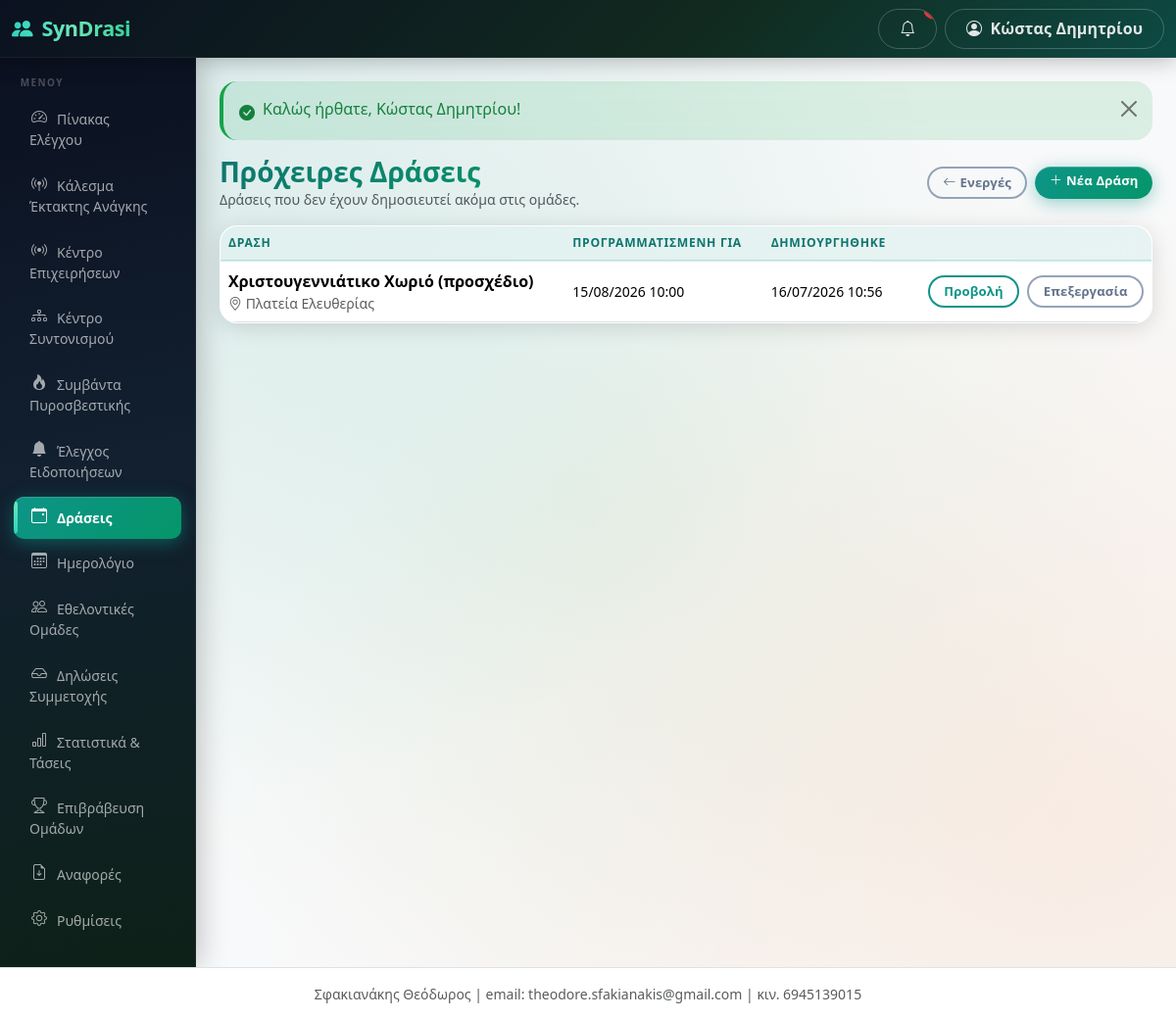
Screenshot of /public/events/drafts (signed in) with the database file from the repository.
### tables this page shows
CREATE TABLE users (
  id INT AUTO_INCREMENT PRIMARY KEY,
  municipality_id INT NULL,
  team_id INT NULL,
  name VARCHAR(255) NOT NULL,
  email VARCHAR(255) NOT NULL UNIQUE,
  phone VARCHAR(50) NULL,
  password_hash VARCHAR(255) NOT NULL,
  role ENUM('super_admin','municipality_admin','team_admin','event_operator') NOT NULL,
  status ENUM('active','inactive') NOT NULL DEFAULT 'active',
  language_code VARCHAR(10) NULL,
  last_login_at DATETIME NULL,
  created_at DATETIME NOT NULL DEFAULT CURRENT_TIMESTAMP,
  updated_at DATETIME NULL ON UPDATE CURRENT_TIMESTAMP,
  INDEX idx_users_municipality_id (municipality_id),
  INDEX idx_users_team_id (team_id),
  FOREIGN KEY (language_code) REFERENCES languages(code)
);

CREATE TABLE events (
  id INT AUTO_INCREMENT PRIMARY KEY,
  municipality_id INT NOT NULL,
  category_id INT NULL,
  title VARCHAR(255) NOT NULL,
  description TEXT NULL,
  location_name VARCHAR(255) NULL,
  address VARCHAR(255) NULL,
  latitude DECIMAL(10,7) NULL,
  longitude DECIMAL(10,7) NULL,
  start_datetime DATETIME NOT NULL,
  end_datetime DATETIME NOT NULL,
  requested_people INT NOT NULL DEFAULT 0,
  requested_vehicle TINYINT(1) NOT NULL DEFAULT 0,
  requested_medical_equipment TINYINT(1) NOT NULL DEFAULT 0,
  requested_items_json TEXT NULL,
  instructions TEXT NULL,
  status ENUM('draft','open','review','confirmed','active','closed','completed','cancelled') NOT NULL DEFAULT 'draft',
  public_token VARCHAR(64) NULL UNIQUE,
  published_at DATETIME NULL,
  created_by INT NOT NULL,
  created_at DATETIME NOT NULL DEFAULT CURRENT_TIMESTAMP,
  updated_at DATETIME NULL ON UPDATE CURRENT_TIMESTAMP,
  last_activity_at DATETIME NULL COMMENT 'bumped by live-ops writes; poll change detection (migration 040)',
  reconciliation_notes TEXT NULL,
  story_token VARCHAR(64) NULL COMMENT 'no-login public Story link',
  story_published_at DATETIME NULL,
  INDEX idx_events_municipality_id (municipality_id),
  INDEX idx_events_status (status),
  INDEX idx_events_start_datetime (start_datetime),
  INDEX idx_events_story_token (story_token),
  INDEX idx_events_muni_status_start (municipality_id, status, start_datetime)
);

### app/Controllers/EventController.php (called while the page is built, shortened)
<?php
class EventController
{
    public function drafts()
    {
        $mid    = current_municipality_id();
        $terms  = authority_context($mid);
        $events = Event::forMunicipalityByStatuses($mid, ['draft']);
        render('events/drafts', [
            'pageTitle' => 'Πρόχειρες ' . $terms['event_plural'],
            'events'    => $events,
            'terms'     => $terms,
        ]);
    }
}

### public/index.php (called while the page is built, shortened)
<?php
require BASE_PATH . '/app/Helpers/functions.php';
require BASE_PATH . '/app/Helpers/Router.php';
spl_autoload_register(function ($class) {
    foreach (['Controllers', 'Models', 'Services'] as $dir) {
        $file = BASE_PATH . '/app/' . $dir . '/' . $class . '.php';
        if (is_file($file)) {
            return;
        }
    }
});
$router = new Router();
$router->dispatch($_SERVER['REQUEST_METHOD'], $_SERVER['REQUEST_URI']);

### app/Middleware/access.php (called while the page is built, shortened)
<?php
function requireLogin()
{
    if (!is_logged_in() || !current_user()) {
        if (wants_json()) {
            json_out(['success' => false, 'message' => 'Απαιτείται σύνδεση.'], 401);
        }
        flash_set('warning', 'Παρακαλούμε συνδεθείτε για να συνεχίσετε.');
        redirect('/login');
    }
}
function requireRole(array $roles)
{
    requireLogin();
}

### config/config.php (called while the page is built)
<?php
return [
    'app_name'    => 'SynDrasi',
    'env'         => env('APP_ENV', 'production'),
    'timezone'    => 'Europe/Athens',
    'footer_text' => ' Σφακιανάκης Θεόδωρος | email: theodore.sfakianakis@gmail.com | κιν. 6945139015',
    'map_refresh_seconds' => 45,
];

### config/database.php (called while the page is built)
<?php
return [
    'host'     => env('DB_HOST', '127.0.0.1'),
    'port'     => env('DB_PORT', '3306'),
    'database' => env('DB_NAME', 'syndrasi'),
    'username' => env('DB_USER', 'root'),
    'password' => env('DB_PASS', ''),
    'charset'  => 'utf8mb4',
];

### app/Models/Notification.php (called while the page is built, shortened)
<?php
class Notification
{
    public static function unreadCount($userId)
    {
        return (int) dbq(
            'SELECT COUNT(*) AS c FROM notifications WHERE user_id = :uid AND is_read = 0',
            ['uid' => $userId]
        )->fetchColumn();
    }
}

### app/Models/MunicipalitySetting.php (called while the page is built, shortened)
<?php
class MunicipalitySetting
{
    public static function get($municipalityId, $key, $default = null)
    {
        static $cache = [];
        $cacheKey = $municipalityId . '.' . $key;
        if (!array_key_exists($cacheKey, $cache)) {
            $val = dbq(
                'SELECT setting_value FROM municipality_settings WHERE municipality_id = :mid AND setting_key = :k LIMIT 1',
                ['mid' => $municipalityId, 'k' => $key]
            )->fetchColumn();
            $cache[$cacheKey] = ($val !== false && $val !== null) ? $val : null;
        }
        return $cache[$cacheKey] ?? $default;
    }
}

### app/Models/Event.php (called while the page is built, shortened)
<?php
class Event
{
    public static function forMunicipalityByStatuses($municipalityId, array $statuses, array $filters = [])
    {
        $placeholders = implode(',', array_fill(0, count($statuses), '?'));
        $params = array_merge([$municipalityId], $statuses);
        $extra = '';
        $stmt = db()->prepare(
            "SELECT e.*, c.name AS category_name,
                    COALESCE(ac.applications_count, 0) AS applications_count,
                    COALESCE(ac.pending_count, 0) AS pending_count
             FROM events e
             LEFT JOIN event_categories c ON c.id = e.category_id
             LEFT JOIN (
                 SELECT event_id,
                        COUNT(*) AS applications_count,
                        SUM(status = 'pending') AS pending_count
                 FROM event_applications
                 GROUP BY event_id
             ) ac ON ac.event_id = e.id
             WHERE e.municipality_id = ? AND e.status IN ($placeholders)
             $extra
             ORDER BY e.start_datetime DESC"
        );
        $stmt->execute($params);
        return $stmt->fetchAll();
    }
}

### views/events/drafts.php (the view)
<?php
$terms = $terms ?? authority_context();
$eventPlural = $terms['event_plural'] ?? 'Δράσεις';
$eventPluralLc = $terms['event_plural_lc'] ?? 'δράσεις';
$eventSingular = $terms['event_singular'] ?? 'Δράση';
?>
<div class="d-flex flex-wrap justify-content-between align-items-center mb-3 gap-2">
  <div>
    <h1 class="h3 mb-0"><?= e(t('events/drafts.001', 'Πρόχειρες')) ?> <?= e($eventPlural) ?></h1>
    <p class="text-muted small mb-0"><?= e($eventPlural) ?> <?= e(t('events/drafts.002', 'που δεν έχουν δημοσιευτεί ακόμα στις ομάδες.')) ?></p>
  </div>
  <div class="d-flex gap-2">
    <a href="<?= e(url('/events')) ?>" class="btn btn-sm btn-outline-secondary">
      <i class="bi bi-arrow-left me-1"></i><?= e(t('events/drafts.003', 'Ενεργές')) ?>
    </a>
    <a href="<?= e(url('/events/create')) ?>" class="btn btn-sm btn-primary">
      <i class="bi bi-plus-lg me-1"></i><?= e($terms['event_new'] ?? 'Νέα Δράση') ?>
    </a>
  </div>
</div>
<?php if (!$events): ?>
  <div class="alert alert-info">
    <?= e(t('events/drafts.010', 'Δεν υπάρχουν πρόχειρες')) ?> <?= e($eventPluralLc) ?>.
    <a href="<?= e(url('/events/create')) ?>"><?= e(t('events/drafts.011', 'Δημιουργήστε μία νέα')) ?> <?= e(mb_strtolower($eventSingular)) ?>.</a>
  </div>
<?php else: ?>
  <div class="card shadow-sm">
    <div class="table-responsive">
      <table class="table table-hover align-middle mb-0">
        <thead class="table-light">
          <tr>
            <th><?= e($eventSingular) ?></th>
            <th><?= e(t('events/drafts.006', 'Προγραμματισμένη για')) ?></th>
            <th><?= e(t('events/drafts.007', 'Δημιουργήθηκε')) ?></th>
            <th></th>
          </tr>
        </thead>
        <tbody>
          <?php foreach ($events as $e): ?>
            <tr>
              <td>
                <strong><?= e($e['title']) ?></strong>
                <?php if ($e['location_name']): ?>
                  <div class="small text-muted"><i class="bi bi-geo-alt"></i> <?= e($e['location_name']) ?></div>
                <?php endif; ?>
              </td>
              <td class="small text-nowrap"><?= e(gr_datetime($e['start_datetime'])) ?></td>
              <td class="small text-nowrap"><?= e(gr_datetime($e['created_at'])) ?></td>
              <td class="text-end text-nowrap">
                <a href="<?= e(url('/events/' . $e['id'])) ?>" class="btn btn-sm btn-outline-primary me-1"><?= e(t('events/drafts.008', 'Προβολή')) ?></a>
                <a href="<?= e(url('/events/' . $e['id'] . '/edit')) ?>" class="btn btn-sm btn-outline-secondary"><?= e(t('events/drafts.009', 'Επεξεργασία')) ?></a>
              </td>
            </tr>
          <?php endforeach; ?>
        </tbody>
      </table>
    </div>
  </div>
<?php endif; ?>

### app/Helpers/Router.php (shortened to what this page needs)
<?php
class Router
{
    private $routes = [];
    public function get($pattern, $handler, array $options = [])
    {
        $this->routes[] = ['GET', $pattern, $handler, $options];
    }
    public function post($pattern, $handler, array $options = [])
    {
        $this->routes[] = ['POST', $pattern, $handler, $options];
    }
    public function dispatch($method, $uri)
    {
        $path = parse_url($uri, PHP_URL_PATH);
        $base = base_uri();
        if ($base !== '' && strpos($path, $base) === 0) {
            $path = substr($path, strlen($base));
        } else {
            $parent = preg_replace('#/public$#', '', $base);
            if ($parent !== $base && $parent !== '' && strpos($path, $parent) === 0) {
                $path = substr($path, strlen($parent));
            }
        }
        $path = '/' . trim($path, '/');
        foreach ($this->routes as $route) {
            list($m, $pattern, $handler, $options) = $route;
            if ($m !== $method) {
                continue;
            }
            $regex = '#^' . preg_replace_callback(
                '/\{([a-zA-Z_]+)\}/',
                function ($m) {
                    return $m[1] === 'token' ? '([A-Za-z0-9]+)' : '(\d+)';
                },
                $pattern
            ) . '$#';
            if (preg_match($regex, $path, $matches)) {
                array_shift($matches);
                $this->enforceAccess($options);
                list($class, $action) = explode('@', $handler);
                $controller = new $class();
                return call_user_func_array([$controller, $action], $matches);
            }
        }
    }
    private function enforceAccess(array $options)
    {
        if (!empty($options['roles'])) {
            requireRole($options['roles']);
            return;
        }
    }
}

### views/layouts/header.php (shortened to what this page needs)
<?php $unreadCount = is_logged_in() ? Notification::unreadCount($_SESSION['user_id']) : 0; ?>
<!DOCTYPE html>
<html lang="el">
<head>
<link href="https://cdn.jsdelivr.net/npm/bootstrap@5.3.3/dist/css/bootstrap.min.css" rel="stylesheet">
<link href="https://cdn.jsdelivr.net/npm/bootstrap-icons@1.11.3/font/bootstrap-icons.min.css" rel="stylesheet">
<link href="<?= e(url('/assets/css/app.css')) ?>" rel="stylesheet">
</head>
<body class="bg-light">
<nav class="navbar navbar-dark syndrasi-topbar sticky-top">
  <div class="container-fluid">
    <div class="d-flex align-items-center">
      <button class="btn btn-outline-light d-lg-none me-2" type="button" data-bs-toggle="offcanvas" data-bs-target="#sidebarMenu" aria-label="<?= e(t('layouts/header.006', 'Μενού')) ?>">
      </button>
      <a class="navbar-brand fw-bold" href="<?= e(url('/')) ?>">
        <i class="bi bi-people-fill me-1"></i> SynDrasi
      </a>
    </div>
    <div class="d-flex align-items-center gap-2">
      <a href="<?= e(url('/notifications')) ?>" class="btn btn-outline-light position-relative" title="<?= e(t('layouts/header.008', 'Ειδοποιήσεις')) ?>" id="navNotifBell">
        <i class="bi bi-bell"></i>
        <span class="position-absolute top-0 start-100 translate-middle badge rounded-pill bg-danger"
              id="navNotifBadge" <?= $unreadCount > 0 ? '' : 'style="display:none"' ?>><?= (int) $unreadCount ?></span>
      </a>
      <div class="dropdown">
        <button class="btn btn-outline-light dropdown-toggle" data-bs-toggle="dropdown">
          <i class="bi bi-person-circle me-1"></i>
          <span class="d-none d-md-inline"><?= e(current_user() ? current_user()['name'] : '') ?></span>
        </button>
      </div>
    </div>
  </div>
</nav>
<div class="container-fluid">
  <div class="row">
    <?php include BASE_PATH . '/views/layouts/sidebar.php'; ?>
    <main class="col-lg-10 ms-sm-auto px-3 px-md-4 py-4">
      <?php include BASE_PATH . '/views/layouts/flash.php'; ?>

### views/layouts/sidebar.php (shortened to what this page needs)
<?php
$role = current_role();
$currentPath = parse_url($_SERVER['REQUEST_URI'], PHP_URL_PATH);
$midForTerms = function_exists('current_municipality_id') ? current_municipality_id() : null;
$authorityTerms = $midForTerms ? authority_context($midForTerms) : authority_defaults('municipality');
$authorityTypeForMenu = $authorityTerms['authority_type'] ?? 'municipality';
$eventMenuLabel = t('authority/' . $authorityTypeForMenu . '.event_plural', $authorityTerms['event_plural'] ?? 'Δράσεις');
$teamMenuLabel = t('authority/' . $authorityTypeForMenu . '.team_plural', $authorityTerms['team_plural'] ?? 'Εθελοντικές Ομάδες');
$menus = [];
if ($role === 'municipality_admin') {
    $menus = [
        ['/dashboard',    'bi-speedometer2',              t('layouts/sidebar.003', 'Πίνακας Ελέγχου')],
        ['/mobilizations', 'bi-broadcast-pin',            t('layouts/sidebar.004', 'Κάλεσμα Έκτακτης Ανάγκης')],
        ['/operations',   'bi-broadcast',                 t('layouts/sidebar.005', 'Κέντρο Επιχειρήσεων')],
        ['/operations/war-room', 'bi-diagram-3',          t('layouts/sidebar.006', 'Κέντρο Συντονισμού')],
        ['/fire-service', 'bi-fire',                       t('layouts/sidebar.007', 'Συμβάντα Πυροσβεστικής')],
        ['/notification-center', 'bi-bell-fill',           t('layouts/sidebar.008', 'Έλεγχος Ειδοποιήσεων')],
        ['/events',       'bi-calendar-event',            $eventMenuLabel],
        ['/events/calendar', 'bi-calendar3',              t('layouts/sidebar.009', 'Ημερολόγιο')],
        ['/teams',        'bi-people',                    $teamMenuLabel],
        ['/applications', 'bi-inbox',                     t('layouts/sidebar.010', 'Δηλώσεις Συμμετοχής')],
        ['/statistics',   'bi-bar-chart',                 t('layouts/sidebar.011', 'Στατιστικά & Τάσεις')],
        ['/awards',       'bi-trophy',                    t('layouts/sidebar.012', 'Επιβράβευση Ομάδων')],
        ['/reports',      'bi-file-earmark-arrow-down',   t('layouts/sidebar.013', 'Αναφορές')],
        ['/settings',     'bi-gear',                      t('layouts/sidebar.014', 'Ρυθμίσεις')],
    ];
}
$base = base_uri();
function sidebar_active($path, $currentPath, $base)
{
    $full = $base . $path;
    if (in_array($path, ['/dashboard','/team/dashboard','/admin/dashboard','/events/calendar'], true)) {
        return $currentPath === $full;
    }
    return strpos($currentPath, $full) === 0;
}
?>
<div class="offcanvas-lg offcanvas-start col-lg-2 d-lg-block sidebar p-0" tabindex="-1" id="sidebarMenu">
  <?php
  if (in_array($role, ['municipality_admin', 'event_operator'], true)) {
      $mid = current_municipality_id();
      if ($mid && class_exists('MunicipalitySetting')) {
          $sidebarLogoUrl = MunicipalitySetting::get($mid, 'branding_logo', '');
      }
  }
  ?>
  <div class="sidebar-label"><?= e(t('layouts/sidebar.001', 'Μενού')) ?></div>
  <ul class="nav flex-column mb-auto px-1 pb-4">
    <?php foreach ($menus as $m): ?>
    <li class="nav-item">
      <a href="<?= e(url($m[0])) ?>"
         class="nav-link sidebar-link<?= sidebar_active($m[0], $currentPath, $base) ? ' active' : '' ?>">
        <i class="bi <?= e($m[1]) ?> me-2"></i><?= e($m[2]) ?>
      </a>
    </li>
    <?php endforeach; ?>
  </ul>
</div>

### rows the page displays
users: name "Κώστας Δημητρίου", language_code "ΜΕΝΟΎ", language_code "Πρόχειρες", language_code "που δεν έχουν δημοσιευτεί ακόμα στις ομάδες.", language_code "Ενεργές", language_code "ΠΡΟΓΡΑΜΜΑΤΙΣΜΈΝΗ ΓΙΑ", language_code "ΔΗΜΙΟΥΡΓΉΘΗΚΕ", language_code "Προβολή", language_code "Επεξεργασία"
events: title "Χριστουγεννιάτικο Χωριό (προσχέδιο)", location_name "Πλατεία Ελευθερίας", start_datetime "15/08/2026 10:00", created_at "16/07/2026 10:56"

### other values shown
$m[2] "Πίνακας Ελέγχου"
$m[2] "Κάλεσμα Έκτακτης Ανάγκης"
$m[2] "Κέντρο Επιχειρήσεων"
$m[2] "Κέντρο Συντονισμού"
$m[2] "Συμβάντα Πυροσβεστικής"
$m[2] "Έλεγχος Ειδοποιήσεων"
$m[2] "Δράσεις"
$m[2] "Ημερολόγιο"
$m[2] "Εθελοντικές Ομάδες"
$m[2] "Δηλώσεις Συμμετοχής"
$m[2] "Στατιστικά & Τάσεις"
$m[2] "Επιβράβευση Ομάδων"
$m[2] "Αναφορές"
$m[2] "Ρυθμίσεις"
$f['message'] "Καλώς ήρθατε, Κώστας Δημητρίου!"
